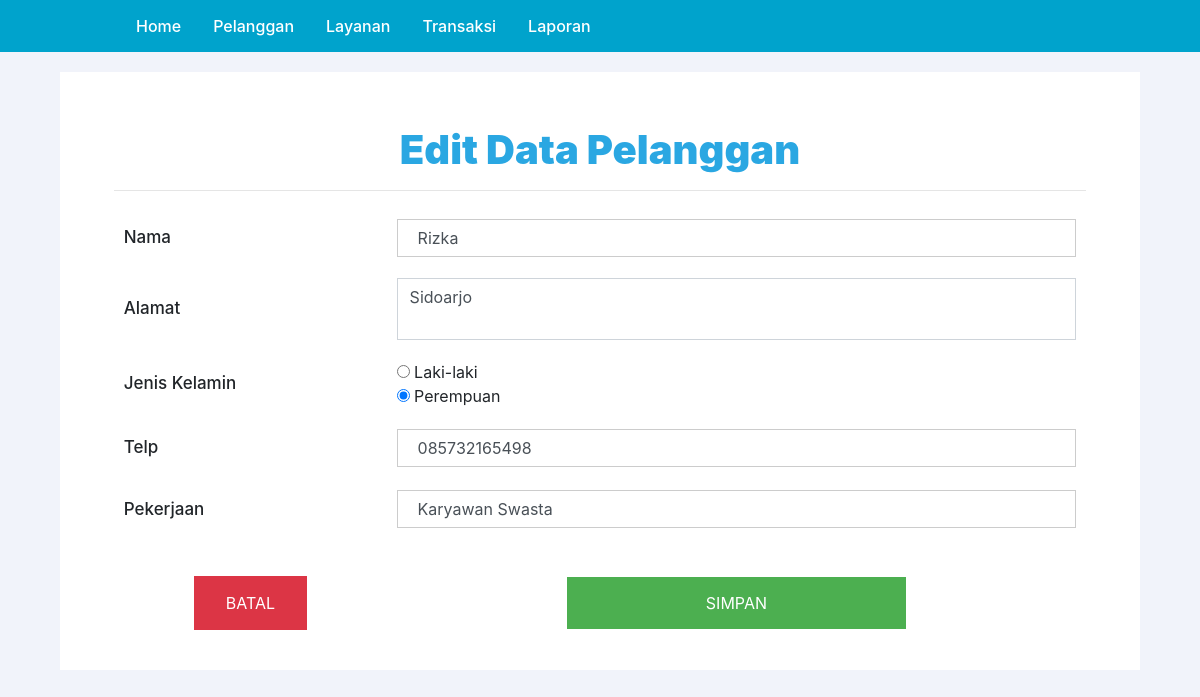
/edit_pelanggan.php?id=3, run on the app's committed database.
### tables this page shows
CREATE TABLE `pelanggan` (
  `ID_PELANGGAN` int(11) NOT NULL,
  `NAMA_PELANGGAN` varchar(50) DEFAULT NULL,
  `ALAMAT_PELANGGAN` varchar(50) DEFAULT NULL,
  `JK_PELANGGAN` varchar(15) DEFAULT NULL,
  `TELP_PELANGGAN` varchar(15) NOT NULL,
  `PEKERJAAN_PELANGGAN` varchar(40) NOT NULL
);

### edit_pelanggan.php (the view, shortened to what this page needs)
<!DOCTYPE html>
<html>
<head>
    <link rel="stylesheet" href="bootstrap.min.css">
    <link href="all.css" rel="stylesheet" type="text/css">
    <link rel="stylesheet" type="text/css" href="bootstrap.min.css">
    <link rel="stylesheet" type="text/css" href="styleadmin.css">
    <link rel="stylesheet" type="text/css" href="sidebar.css">
</head>
<div class="navigasi">
    <a href="halaman_pegawai.php">Home</a>
    <a href="halaman_pegawai_pelanggan.php">Pelanggan</a>
    <a href="halaman_pegawai_layanan.php">Layanan</a>
    <a href="transaksi.php">Transaksi</a>
    <a href="halaman_pegawai_laporan.php">Laporan</a>
</div>
<div class="container">
    <div class="row profile">
        <div class="col">
            <div class="content">
                <h1><b>Edit Data Pelanggan</b></h1>
                <hr>
                <table width="auto" border="0" cellpadding="2" cellspacing="1">
                    <?php
                    include 'koneksi.php';
                    $id = $_GET['id'];
                    $data = mysqli_query($koneksi, "select * from pelanggan where ID_PELANGGAN='$id'");
                    while ($d = mysqli_fetch_array($data)) {
                    ?>
                        <form method="post" action="update_pelanggan.php"><data>
                                <table class="table1">
                                    <tbody>
                                        <tr>
                                            <td><data>Nama</data></td>
                                            <td><data>
                                                    <input type="text" class="form-control" name="nama" value="<?php echo $d['NAMA_PELANGGAN']; ?>">
                                                </data></td>
                                        </tr>
                                        <tr>
                                            <td><data>Alamat</data></td>
                                            <td><data>
                                                    <textarea type="textarea" name="alamat" class="form-control" style="resize: none;"><?php echo $d['ALAMAT_PELANGGAN']; ?></textarea>
                                                </data></td>
                                        </tr>
                                        <tr>
                                            <td><data>Jenis Kelamin</data></td>
                                            <td>
                                                <input type="radio" name="jeniskelamin" value="Laki-laki" <?php if ($d['JK_PELANGGAN'] == 'Laki-laki') echo 'checked' ?>> Laki-laki<br>
                                                <input type="radio" name="jeniskelamin" value="Perempuan" <?php if ($d['JK_PELANGGAN'] == 'Perempuan') echo 'checked' ?>> Perempuan<br>
                                            </td>
                                        </tr>
                                        <tr>
                                            <td><data>Telp</data></td>
                                            <td><data>
                                                    <input type="text" class="form-control" name="telp" value="<?php echo $d['TELP_PELANGGAN']; ?>">
                                                </data></td>
                                        </tr>
                                        <tr>
                                            <td><data>Pekerjaan</data></td>
                                            <td><data>
                                                    <input type="text" class="form-control" name="pekerjaan" value="<?php echo $d['PEKERJAAN_PELANGGAN']; ?>">
                                                </data></td>
                                        </tr>
                                        <tr>
                                            <td></td>
                                        </tr>
                                        <tr>
                                            <td style="text-align: center"><a type="button" href="halaman_pegawai_pelanggan.php" class="batal btn btn-danger btn-sm">BATAL</a></td>
                                            <td style="text-align: center"><input type="submit" value="SIMPAN" class="simpan btn btn-success btn-sm"></td>
                                        </tr>
                                    </tbody>
                                </table>
                            </data></form>
                    <?php
                    }
                    ?>
            </div>
        </div>
    </div>
</div>
</body>
</html>

### styleadmin.css (style rules this page uses)
h1 { text-align: center; font-weight: 300; }
input[type=text], [type=date], [type=password], select { width: 100%; padding: 6px 20px; margin: 2px 0; display: inline-block; border: 1px solid #ccc; border-radius: 4px; box-sizing: border-box; }
input[type=submit] { width: 50%; background-color: #4CAF50; color: white; padding: 14px 20px; margin: 8px 0; border: none; border-radius: 4px; cursor: pointer; }
.daftar_tabel th, td { text-align: left; padding: 8px; }
.navigasi { overflow: hidden; background-color: #00a3cc; padding-left: 10%; }
.navigasi a { float: left; font-size: 16px; color: white; text-align: center; padding: 14px 16px; text-decoration: none; }

### sidebar.css (style rules this page uses)
.profile { margin: 20px 0; }
a, button, code, div, img, input, label, li, p, pre, select, span, svg, table, td, textarea, th, ul { -webkit-border-radius: 0!important; -moz-border-radius: 0!important; border-radius: 0!important; }

### edit_pelanggan.php (style rules this page uses)
.content { padding: 5%; height: 95%; background: #fff; min-height: 460px; }
h1 { font-family: -apple-system, BlinkMacSystemFont, 'Segoe UI', Roboto, Oxygen, Ubuntu, Cantarell, 'Open Sans', 'Helvetica Neue', sans-serif; color: #2aa7e2; font-weight: 900; }
a { font-family: -apple-system, BlinkMacSystemFont, 'Segoe UI', Roboto, Oxygen, Ubuntu, Cantarell, 'Open Sans', 'Helvetica Neue', sans-serif; font-size: 23px; font-weight: 500; }
data { font-family: -apple-system, BlinkMacSystemFont, 'Segoe UI', Roboto, Oxygen, Ubuntu, Cantarell, 'Open Sans', 'Helvetica Neue', sans-serif; font-size: 17px; font-weight: 500; }
.table1 { font-family: -apple-system, BlinkMacSystemFont, 'Segoe UI', Roboto, Oxygen, Ubuntu, Cantarell, 'Open Sans', 'Helvetica Neue', sans-serif; border: none; border-collapse: collapse; width: 100%; height: 80% }
.table1, th, td { padding: 1% 1%; }
.simpan { background-color: #4CAF50; font-family: -apple-system, BlinkMacSystemFont, 'Segoe UI', Roboto, Oxygen, Ubuntu, Cantarell, 'Open Sans', 'Helvetica Neue', sans-serif; border: none; color: white; padding: 15px 32px; text-align: center; text-decoration: none; display: inline-block; font-size: 16px; }
.batal { font-family: -apple-system, BlinkMacSystemFont, 'Segoe UI', Roboto, Oxygen, Ubuntu, Cantarell, 'Open Sans', 'Helvetica Neue', sans-serif; border: none; color: white; padding: 15px 32px; text-align: center; text-decoration: none; display: inline-block; font-size: 16px; }

### data on the page
pelanggan: nama "Rizka", alamat "Sidoarjo", JK_PELANGGAN "☑", telp "085732165498", pekerjaan "Karyawan Swasta"
